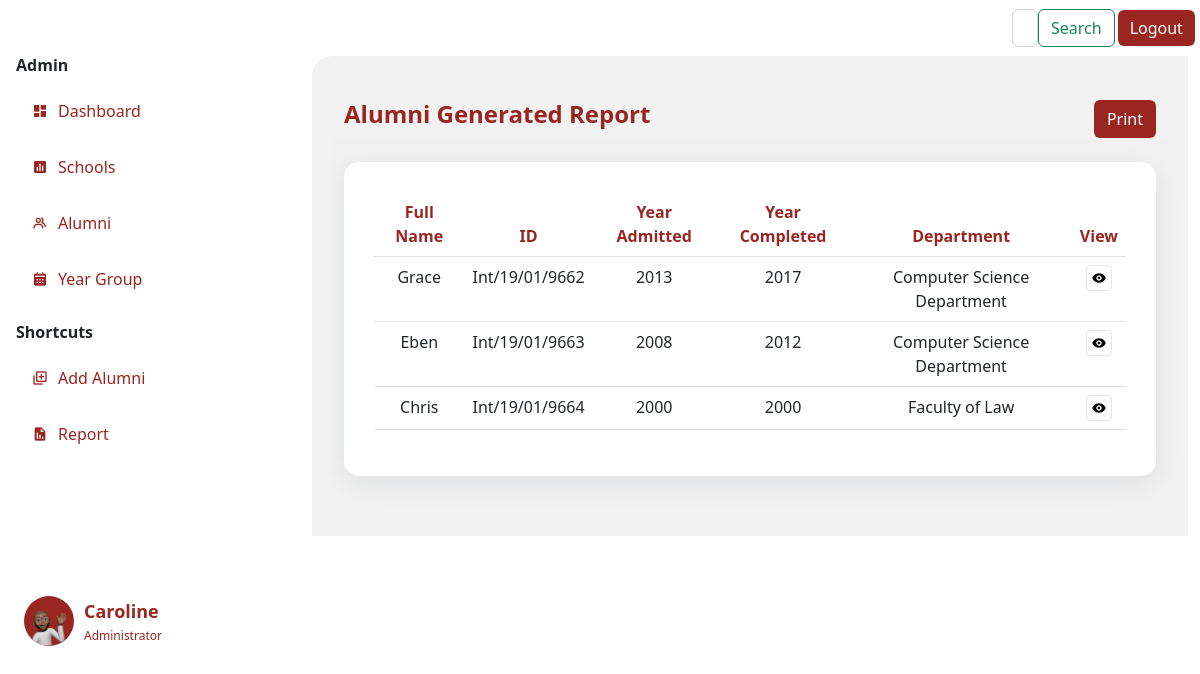
Page /newreport (signed in) on the earlier database version.
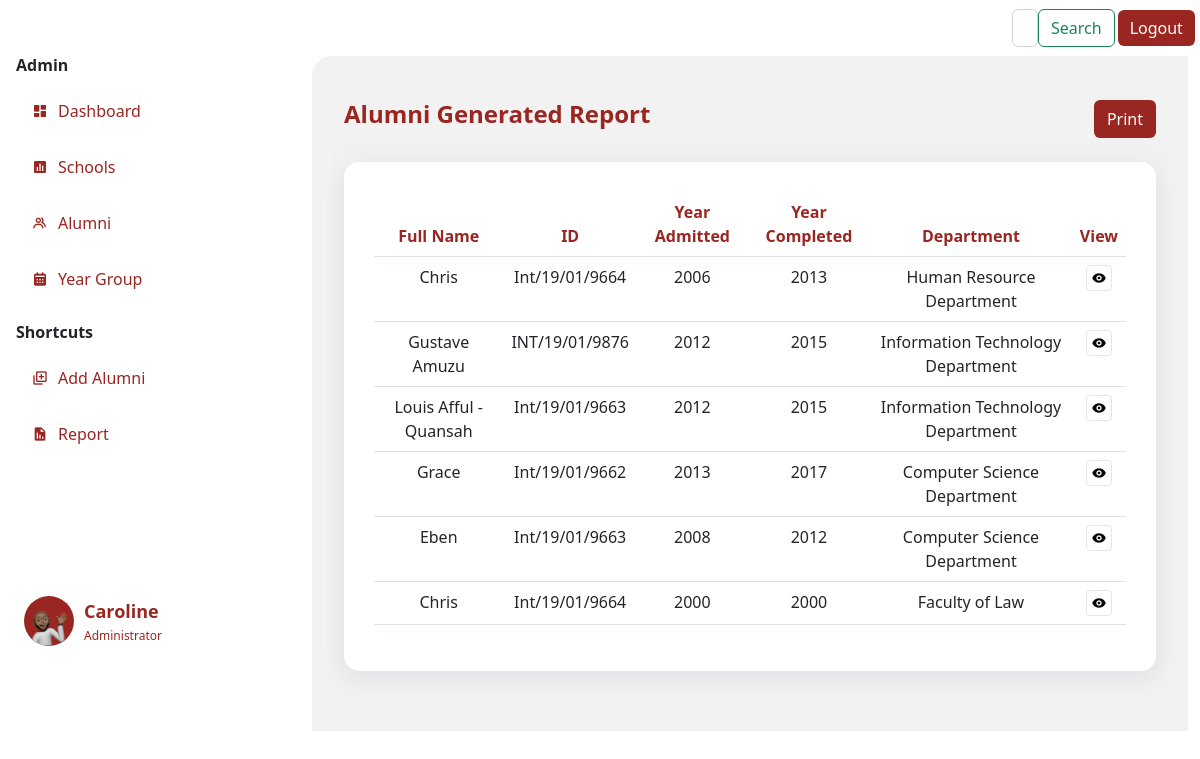
Same page on the later database version.
### app.py (models this page shows)
class User(db.Model,UserMixin):
    id= db.Column(db.Integer, primary_key=True)
    fullname= db.Column(db.String()  )
    indexnumber= db.Column(db.Integer())
    gender= db.Column(db.String()    )
    school= db.Column(db.String()    )
    department= db.Column(db.String()    )
    program= db.Column(db.String()   )
    completed= db.Column(db.Integer()     )
    admitted= db.Column(db.Integer()  )
    email= db.Column(db.String()     )
    telephone= db.Column(db.String()     )
    hall= db.Column(db.String()  )
    nationality= db.Column(db.String()   )
    address= db.Column(db.String()   )
    work= db.Column(db.String()  )
    guardian= db.Column(db.String()  )
    kin= db.Column(db.String()   )
    relationship= db.Column(db.String()  )
    marital= db.Column(db.String()   )
    health= db.Column(db.String()    )
    extra= db.Column(db.String()     )
    image_file = db.Column(db.String(20))
    def __repr__(self):
        return f"User('{self.id}', {self.fullname}, {self.gender}'"

### app.py (the view)
@app.route('/newreport', methods=['GET', 'POST'])
@login_required
def newreport():
    users=User.query.order_by(User.id.desc()).all()
    print(users)
    return render_template("newreport.html", users=users)

### forms.py
class Search(FlaskForm):
    searched = StringField('Searched', validators=[DataRequired()])
    submit = SubmitField('Search')

### app.py (called while the page is built)
@login_manager.user_loader
def load_user(user_id):
    return Person.query.get(int(user_id))

@app.context_processor
def base():
    form=Search()
    return dict(form=form)

### templates/newreport.html (shortened to what this page needs)
{% extends 'layout.html' %}
{% block body %}
      <div style="display: flex; justify-content: space-between; margin: 10px 12px 0 12px; margin-top: 3vh;">
          <h4 style="color: #992621;  text-align: center;"><b>Alumni Generated Report</b></h4>
          <button type="button" class="btn" style="background: #992621; color: #fff;"> Print</button>
      </div>
        <div class="container" style="background: #f2f2f2f2;" data-aos="fade-up" data-aos-duration="3000">
        <br>
          <div class="dashboard-item" >
            <table class="table">
                <thead style="text-align: center; color: #992621;">
                <tr >
                    <th scope="col">Full Name</th>
                    <th scope="col">ID</th>
                    <th scope="col">Year Admitted</th>
                    <th scope="col">Year Completed</th>
                    <th scope="col">Department</th>
                    <th scope="col-1">View</th>
                </tr>
                </thead>
                {%for user in users%}
                <tbody style="text-align: center;">
                <tr>
                    <td scope="row">{{user.fullname}}</th>
                    <td>{{user.indexnumber}}</td>
                    <td>{{user.admitted}}</td>
                    <td>{{user.completed}}</td>
                    <td>{{user.department}}</td>
                    <td>
                      <a href="" class="table-#" style="height: 4vh; border-radius: 5px; width: 2vw; align-items: center; color: black;" >
                        <i class='bx bxs-show bx-border icon'></i>
                      </a>
                    </td>
                </tr>
                </tbody>
                {%endfor%}
            </table>
          </div>
        </div>
  </div>
  {% endblock body %}

Differences in the rows shown:
added User: fullname "Chris", indexnumber "Int/19/01/9664", admitted "2006", completed "2013", department "Human Resource Department"
added User: fullname "Gustave Amuzu", indexnumber "INT/19/01/9876", admitted "2012", completed "2015", department "Information Technology Department"
added User: fullname "Louis Afful - Quansah", indexnumber "Int/19/01/9663", admitted "2012", completed "2015", department "Information Technology Department"
